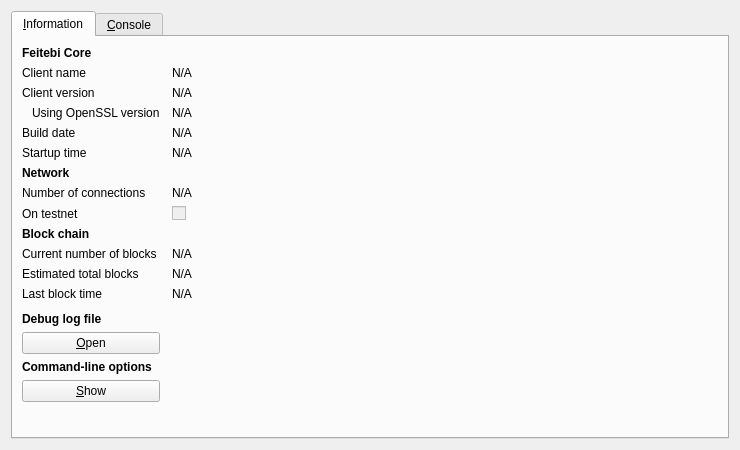
<?xml version="1.0" encoding="UTF-8"?>
<ui version="4.0">
 <class>RPCConsole</class>
 <widget class="QDialog" name="RPCConsole">
  <property name="geometry">
   <rect>
    <x>0</x>
    <y>0</y>
    <width>740</width>
    <height>450</height>
   </rect>
  </property>
  <property name="windowTitle">
   <string>Feitebi - Debug window</string>
  </property>
  <layout class="QVBoxLayout" name="verticalLayout_2">
   <item>
    <widget class="QTabWidget" name="tabWidget">
     <property name="currentIndex">
      <number>0</number>
     </property>
     <widget class="QWidget" name="tab_info">
      <attribute name="title">
       <string>&amp;Information</string>
      </attribute>
      <layout class="QGridLayout" name="gridLayout" columnstretch="0,1">
       <property name="horizontalSpacing">
        <number>12</number>
       </property>
       <item row="0" column="0">
        <widget class="QLabel" name="label_9">
         <property name="font">
          <font>
           <weight>75</weight>
           <bold>true</bold>
          </font>
         </property>
         <property name="text">
          <string>Feitebi Core</string>
         </property>
        </widget>
       </item>
       <item row="1" column="0">
        <widget class="QLabel" name="label_5">
         <property name="text">
          <string>Client name</string>
         </property>
        </widget>
       </item>
       <item row="1" column="1">
        <widget class="QLabel" name="clientName">
         <property name="cursor">
          <cursorShape>IBeamCursor</cursorShape>
         </property>
         <property name="text">
          <string>N/A</string>
         </property>
         <property name="textFormat">
          <enum>Qt::PlainText</enum>
         </property>
         <property name="textInteractionFlags">
          <set>Qt::LinksAccessibleByMouse|Qt::TextSelectableByKeyboard|Qt::TextSelectableByMouse</set>
         </property>
        </widget>
       </item>
       <item row="2" column="0">
        <widget class="QLabel" name="label_6">
         <property name="text">
          <string>Client version</string>
         </property>
        </widget>
       </item>
       <item row="2" column="1">
        <widget class="QLabel" name="clientVersion">
         <property name="cursor">
          <cursorShape>IBeamCursor</cursorShape>
         </property>
         <property name="text">
          <string>N/A</string>
         </property>
         <property name="textFormat">
          <enum>Qt::PlainText</enum>
         </property>
         <property name="textInteractionFlags">
          <set>Qt::LinksAccessibleByMouse|Qt::TextSelectableByKeyboard|Qt::TextSelectableByMouse</set>
         </property>
        </widget>
       </item>
       <item row="3" column="0">
        <widget class="QLabel" name="label_14">
         <property name="text">
          <string>Using OpenSSL version</string>
         </property>
         <property name="indent">
          <number>10</number>
         </property>
        </widget>
       </item>
       <item row="3" column="1">
        <widget class="QLabel" name="openSSLVersion">
         <property name="cursor">
          <cursorShape>IBeamCursor</cursorShape>
         </property>
         <property name="text">
          <string>N/A</string>
         </property>
         <property name="textFormat">
          <enum>Qt::PlainText</enum>
         </property>
         <property name="textInteractionFlags">
          <set>Qt::LinksAccessibleByMouse|Qt::TextSelectableByKeyboard|Qt::TextSelectableByMouse</set>
         </property>
        </widget>
       </item>
       <item row="4" column="0">
        <widget class="QLabel" name="label_12">
         <property name="text">
          <string>Build date</string>
         </property>
        </widget>
       </item>
       <item row="4" column="1">
        <widget class="QLabel" name="buildDate">
         <property name="cursor">
          <cursorShape>IBeamCursor</cursorShape>
         </property>
         <property name="text">
          <string>N/A</string>
         </property>
         <property name="textFormat">
          <enum>Qt::PlainText</enum>
         </property>
         <property name="textInteractionFlags">
          <set>Qt::LinksAccessibleByMouse|Qt::TextSelectableByKeyboard|Qt::TextSelectableByMouse</set>
         </property>
        </widget>
       </item>
       <item row="5" column="0">
        <widget class="QLabel" name="label_13">
         <property name="text">
          <string>Startup time</string>
         </property>
        </widget>
       </item>
       <item row="5" column="1">
        <widget class="QLabel" name="startupTime">
         <property name="cursor">
          <cursorShape>IBeamCursor</cursorShape>
         </property>
         <property name="text">
          <string>N/A</string>
         </property>
         <property name="textFormat">
          <enum>Qt::PlainText</enum>
         </property>
         <property name="textInteractionFlags">
          <set>Qt::LinksAccessibleByMouse|Qt::TextSelectableByKeyboard|Qt::TextSelectableByMouse</set>
         </property>
        </widget>
       </item>
       <item row="6" column="0">
        <widget class="QLabel" name="label_11">
         <property name="font">
          <font>
           <weight>75</weight>
           <bold>true</bold>
          </font>
         </property>
         <property name="text">
          <string>Network</string>
         </property>
        </widget>
       </item>
       <item row="7" column="0">
        <widget class="QLabel" name="label_7">
         <property name="text">
          <string>Number of connections</string>
         </property>
        </widget>
       </item>
       <item row="7" column="1">
        <widget class="QLabel" name="numberOfConnections">
         <property name="cursor">
          <cursorShape>IBeamCursor</cursorShape>
         </property>
         <property name="text">
          <string>N/A</string>
         </property>
         <property name="textFormat">
          <enum>Qt::PlainText</enum>
         </property>
         <property name="textInteractionFlags">
          <set>Qt::LinksAccessibleByMouse|Qt::TextSelectableByKeyboard|Qt::TextSelectableByMouse</set>
         </property>
        </widget>
       </item>
       <item row="8" column="0">
        <widget class="QLabel" name="label_8">
         <property name="text">
          <string>On testnet</string>
         </property>
        </widget>
       </item>
       <item row="8" column="1">
        <widget class="QCheckBox" name="isTestNet">
         <property name="enabled">
          <bool>false</bool>
         </property>
         <property name="text">
          <string/>
         </property>
        </widget>
       </item>
       <item row="9" column="0">
        <widget class="QLabel" name="label_10">
         <property name="font">
          <font>
           <weight>75</weight>
           <bold>true</bold>
          </font>
         </property>
         <property name="text">
          <string>Block chain</string>
         </property>
        </widget>
       </item>
       <item row="10" column="0">
        <widget class="QLabel" name="label_3">
         <property name="text">
          <string>Current number of blocks</string>
         </property>
        </widget>
       </item>
       <item row="10" column="1">
        <widget class="QLabel" name="numberOfBlocks">
         <property name="cursor">
          <cursorShape>IBeamCursor</cursorShape>
         </property>
         <property name="text">
          <string>N/A</string>
         </property>
         <property name="textFormat">
          <enum>Qt::PlainText</enum>
         </property>
         <property name="textInteractionFlags">
          <set>Qt::LinksAccessibleByMouse|Qt::TextSelectableByKeyboard|Qt::TextSelectableByMouse</set>
         </property>
        </widget>
       </item>
       <item row="11" column="0">
        <widget class="QLabel" name="label_4">
         <property name="text">
          <string>Estimated total blocks</string>
         </property>
        </widget>
       </item>
       <item row="11" column="1">
        <widget class="QLabel" name="totalBlocks">
         <property name="cursor">
          <cursorShape>IBeamCursor</cursorShape>
         </property>
         <property name="text">
          <string>N/A</string>
         </property>
         <property name="textFormat">
          <enum>Qt::PlainText</enum>
         </property>
         <property name="textInteractionFlags">
          <set>Qt::LinksAccessibleByMouse|Qt::TextSelectableByKeyboard|Qt::TextSelectableByMouse</set>
         </property>
        </widget>
       </item>
       <item row="12" column="0">
        <widget class="QLabel" name="label_2">
         <property name="text">
          <string>Last block time</string>
         </property>
        </widget>
       </item>
       <item row="12" column="1">
        <widget class="QLabel" name="lastBlockTime">
         <property name="cursor">
          <cursorShape>IBeamCursor</cursorShape>
         </property>
         <property name="text">
          <string>N/A</string>
         </property>
         <property name="textFormat">
          <enum>Qt::PlainText</enum>
         </property>
         <property name="textInteractionFlags">
          <set>Qt::LinksAccessibleByMouse|Qt::TextSelectableByKeyboard|Qt::TextSelectableByMouse</set>
         </property>
        </widget>
       </item>
       <item row="13" column="0">
        <spacer name="verticalSpacer_2">
         <property name="orientation">
          <enum>Qt::Vertical</enum>
         </property>
         <property name="sizeHint" stdset="0">
          <size>
           <width>20</width>
           <height>20</height>
          </size>
         </property>
        </spacer>
       </item>
       <item row="14" column="0">
        <widget class="QLabel" name="labelDebugLogfile">
         <property name="font">
          <font>
           <weight>75</weight>
           <bold>true</bold>
          </font>
         </property>
         <property name="text">
          <string>Debug log file</string>
         </property>
        </widget>
       </item>
       <item row="15" column="0">
        <widget class="QPushButton" name="openDebugLogfileButton">
         <property name="toolTip">
          <string>Open the Feitebi debug log file from the current data directory. This can take a few seconds for large log files.</string>
         </property>
         <property name="text">
          <string>&amp;Open</string>
         </property>
         <property name="autoDefault">
          <bool>false</bool>
         </property>
        </widget>
       </item>
       <item row="16" column="0">
        <widget class="QLabel" name="labelCLOptions">
         <property name="font">
          <font>
           <weight>75</weight>
           <bold>true</bold>
          </font>
         </property>
         <property name="text">
          <string>Command-line options</string>
         </property>
        </widget>
       </item>
       <item row="17" column="0">
        <widget class="QPushButton" name="showCLOptionsButton">
         <property name="toolTip">
          <string>Show the Feitebi-Qt help message to get a list with possible Feitebi command-line options.</string>
         </property>
         <property name="text">
          <string>&amp;Show</string>
         </property>
         <property name="autoDefault">
          <bool>false</bool>
         </property>
        </widget>
       </item>
       <item row="18" column="0">
        <spacer name="verticalSpacer">
         <property name="orientation">
          <enum>Qt::Vertical</enum>
         </property>
         <property name="sizeHint" stdset="0">
          <size>
           <width>20</width>
           <height>40</height>
          </size>
         </property>
        </spacer>
       </item>
      </layout>
     </widget>
     <widget class="QWidget" name="tab_console">
      <attribute name="title">
       <string>&amp;Console</string>
      </attribute>
      <layout class="QVBoxLayout" name="verticalLayout_3">
       <property name="spacing">
        <number>3</number>
       </property>
       <item>
        <widget class="QTextEdit" name="messagesWidget">
         <property name="minimumSize">
          <size>
           <width>0</width>
           <height>100</height>
          </size>
         </property>
         <property name="readOnly">
          <bool>true</bool>
         </property>
         <property name="tabKeyNavigation" stdset="0">
          <bool>false</bool>
         </property>
         <property name="columnCount" stdset="0">
          <number>2</number>
         </property>
        </widget>
       </item>
       <item>
        <layout class="QHBoxLayout" name="horizontalLayout">
         <property name="spacing">
          <number>3</number>
         </property>
         <item>
          <widget class="QLabel" name="label">
           <property name="text">
            <string notr="true">&gt;</string>
           </property>
          </widget>
         </item>
         <item>
          <widget class="QLineEdit" name="lineEdit"/>
         </item>
         <item>
          <widget class="QPushButton" name="clearButton">
           <property name="maximumSize">
            <size>
             <width>24</width>
             <height>24</height>
            </size>
           </property>
           <property name="toolTip">
            <string>Clear console</string>
           </property>
           <property name="text">
            <string/>
           </property>
           <property name="icon">
            <iconset resource="../bitcoin.qrc">
             <normaloff>:/icons/remove</normaloff>:/icons/remove</iconset>
           </property>
           <property name="shortcut">
            <string notr="true">Ctrl+L</string>
           </property>
           <property name="autoDefault">
            <bool>false</bool>
           </property>
          </widget>
         </item>
        </layout>
       </item>
      </layout>
     </widget>
    </widget>
   </item>
  </layout>
 </widget>
 <resources>
  <include location="../bitcoin.qrc"/>
 </resources>
 <connections/>
</ui>
